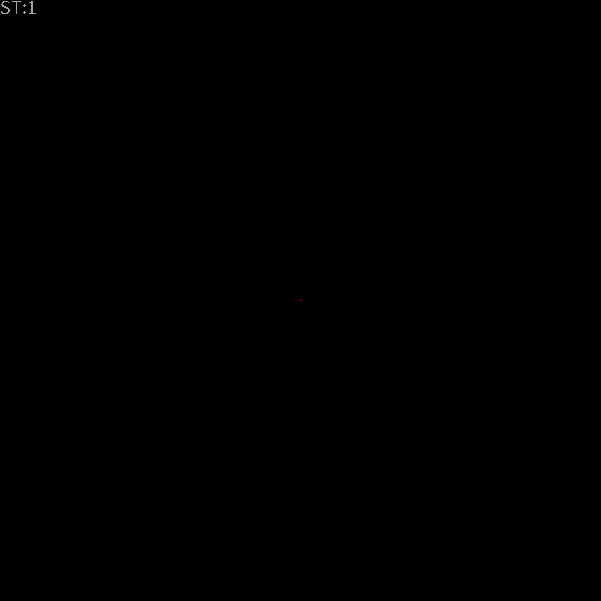
Frame 1 (no input)
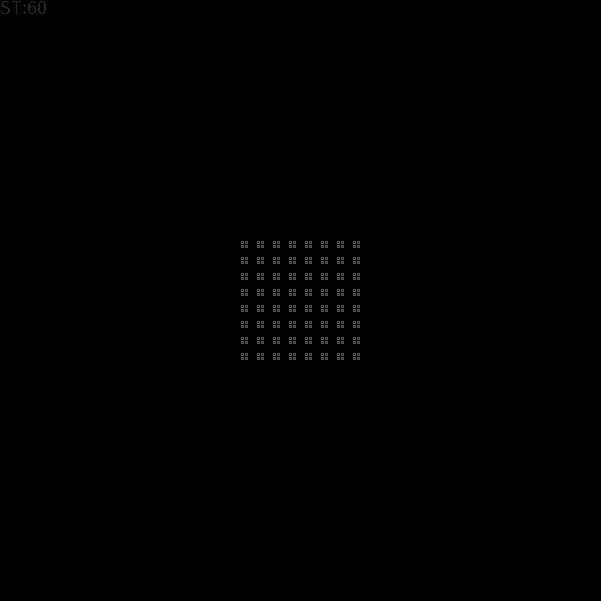
Frame 60 (the mouse pressed at the canvas centre just before this capture)
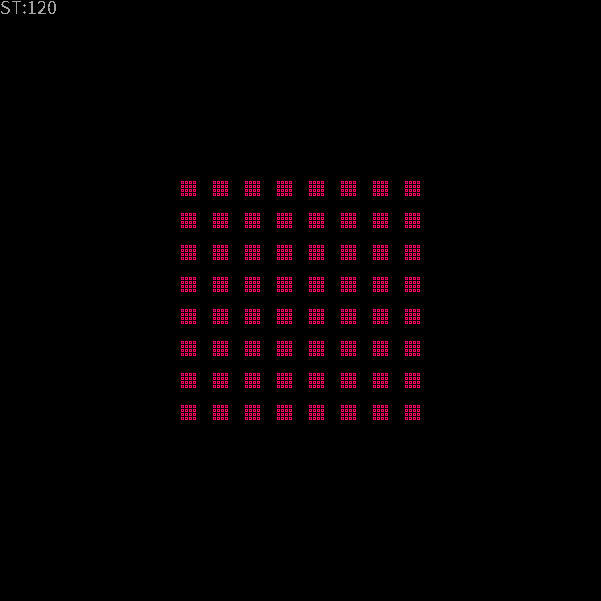
Frame 120 (the mouse held since frame 60 and released just before this capture)

The Processing sketch that drew these frames (run headless with seeded random() and noise(); from frame 60 on, the mouse is pressed at the canvas centre):

// Processing sketch: synchronic2D_nonMoore
// ── synchronic2D_nonMoore.pde
// "Not too many neighbors": 
// TWO-dimensional, SYNCHRONOUS, von Neumann, deterministic cellular automaton
//////////////////////////////////////////////////////////////////////////////
final int   Opt=1;//Optimum number of neighbors required
final int   WorldSide=601;//How many cells do we want in one line?
final float Dens=0;//.005;//0.5 or so also posible

int[][] WorldOld=new int[WorldSide][WorldSide];//We need two arrays for the old  
int[][] WorldNew=new int[WorldSide][WorldSide];//and new state of the simulation

int FR=200;//Desired speed

void setup()
{
  size(601,601);    //square window
  frameRate(FR);  
  noSmooth();
  
  if(Dens>0)
  {
    for(int i=0;i<WorldSide;i++) //Initialisation
      for(int j=0;j<WorldSide;j++) 
        if(random(1.0)<Dens)
          WorldOld[i][j]=1;
  } 
  else WorldOld[WorldSide/2][WorldSide/2]=1;
}

void visualisation()
{
  for(int i=0;i<WorldSide;i++)
    for(int j=0;j<WorldSide;j++)                                 // if(WorldOld[i][j]!=WorldNew[i][j])
    {
      if(WorldOld[i][j]>0) stroke(255,0,100);
      else           stroke(0);
      point(j,i);//The horizontal dimension of the array 
                 //is the SECOND index!
    }
}

int t=0;
void draw()
{  
  visualisation();
  
  for(int i=0;i<WorldSide;i++)//Now the cellular automaton state change
  {
       //RULE - Not too many von Neumann neighbors
       int right = (i+1) % WorldSide;          
       int left  = (WorldSide+i-1) % WorldSide;
       
       for(int j=0;j<WorldSide;j++) 
       {
         int dw=(j+1) % WorldSide;   
         int up=(WorldSide+j-1) % WorldSide;
         
         int live = (WorldOld[left][j]>0 ?1:0)
                 +  (WorldOld[right][j]>0 ?1:0)
                 +  (WorldOld[i][up]>0 ?1:0)
                 +  (WorldOld[i][dw]>0 ?1:0)     
                 +  (WorldOld[left][up]>0 ?1:0)
                 +  (WorldOld[right][up]>0 ?1:0)
                 +  (WorldOld[left][dw]>0 ?1:0)
                 +  (WorldOld[right][dw]>0 ?1:0) 
                 ;
      
         WorldNew[i][j]=(live == Opt ? 1:0 );//New state 
       }
   }
   
   //Swap the arrays
   int[][] WorldTmp=WorldOld;
   WorldOld=WorldNew;
   WorldNew=WorldTmp;
   
   t++;//The next generation/step/year
   fill(random(255));textSize(20);textAlign(LEFT,TOP);text("ST:"+t,0,0);
}

//https://github.com/borkowsk/bookProcessingEN/tree/main/08_2D_cellular/_synchronic/
